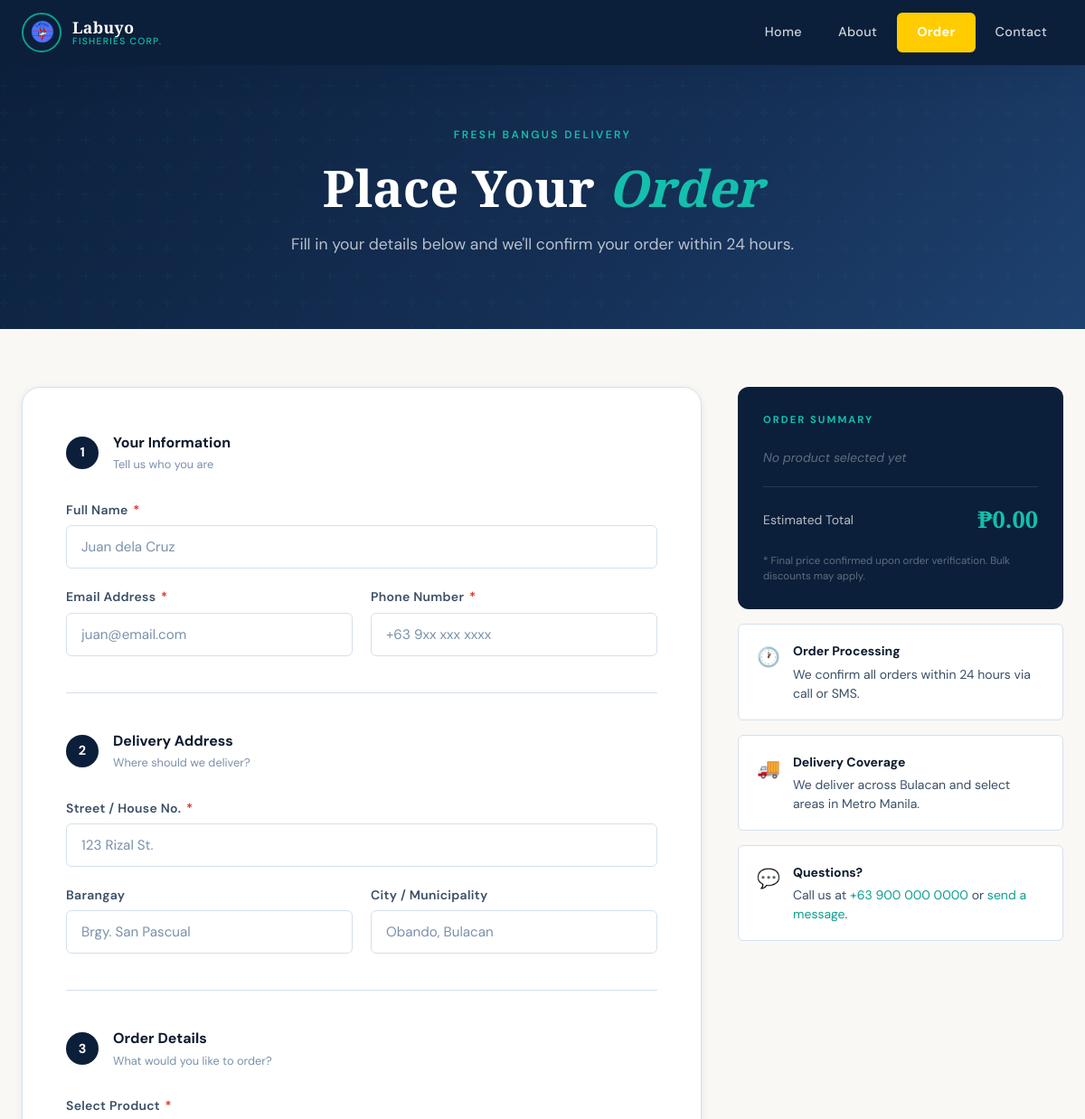
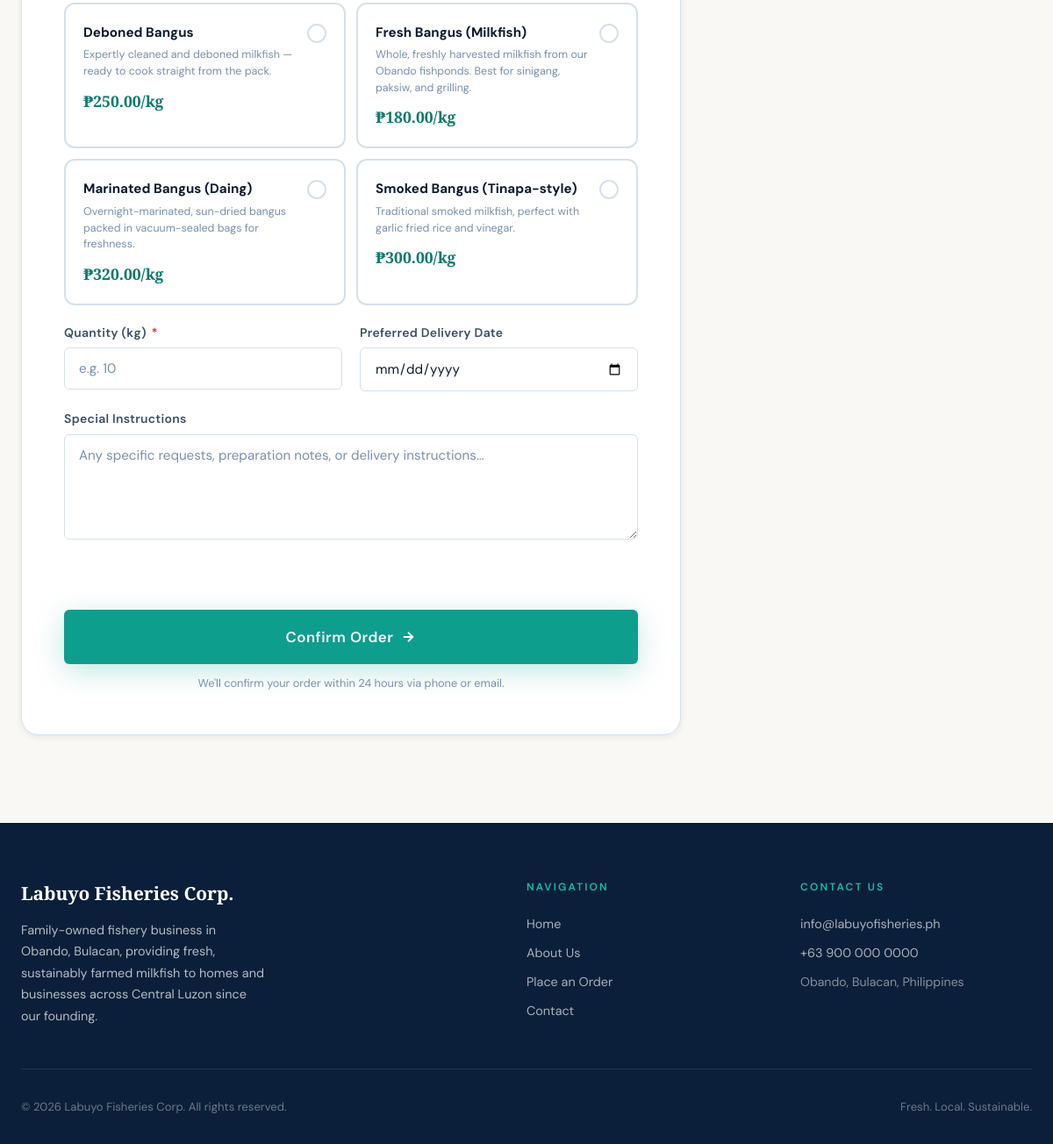
The app's page /order.php with its own data (2 pictures, top to bottom).
### tables this page shows
CREATE TABLE IF NOT EXISTS products (
    id            INT UNSIGNED    NOT NULL AUTO_INCREMENT,
    name          VARCHAR(120)    NOT NULL,
    description   TEXT            NULL,
    price_per_kg  DECIMAL(10, 2) NOT NULL DEFAULT 0.00,
    active        TINYINT(1)      NOT NULL DEFAULT 1
                    COMMENT '1 = shown in order form, 0 = hidden',
    created_at    TIMESTAMP       NOT NULL DEFAULT CURRENT_TIMESTAMP,
    updated_at    TIMESTAMP       NOT NULL DEFAULT CURRENT_TIMESTAMP
                    ON UPDATE CURRENT_TIMESTAMP,
    PRIMARY KEY (id)
);

### order.php (the view, shortened to what this page needs)
<?php
$successMsg = '';
$formData   = [
    'customer_name' => '',
    'email'         => '',
    'phone'         => '',
    'address'       => '',
    'barangay'      => '',
    'city'          => '',
    'product_id'    => '',
    'quantity_kg'   => '',
    'delivery_date' => '',
    'notes'         => '',
];
$products = [];
try {
    $pdo = getDB();
    $products = $pdo->query(
        'SELECT id, name, price_per_kg, description FROM products WHERE active = 1 ORDER BY name'
    )->fetchAll();
} catch (PDOException $e) {
    error_log('Order: load products: ' . $e->getMessage());
}
include __DIR__ . '/includes/header.php';
?>
<link rel="stylesheet" href="assets/order.css">
<link rel="stylesheet" href="style.css">
<div class="page-header">
    <div class="page-header-label">Fresh Bangus Delivery</div>
    <h1>Place Your <em style="color:var(--teal-light);font-style:italic;">Order</em></h1>
    <p>Fill in your details below and we'll confirm your order within 24 hours.</p>
</div>
<section class="order-section">
    <div class="container">
        <div class="order-layout">
            <div class="order-form-wrap">
                <?php if ($successMsg && is_array($successMsg)): ?>
                <div class="order-success">
                    <div class="order-success-icon">✓</div>
                    <h2 class="order-success-title">Order Placed!</h2>
                    <p class="order-success-sub">
                        Thank you, <strong><?= htmlspecialchars($successMsg['customer']) ?></strong>!
                        Your order has been received and we'll contact you shortly to confirm.
                    </p>
                    <div class="order-receipt">
                        <div class="order-receipt-row">
                            <span>Order Number</span>
                            <strong><?= htmlspecialchars($successMsg['order_num']) ?></strong>
                        </div>
                        <div class="order-receipt-row">
                            <span>Product</span>
                            <strong><?= htmlspecialchars($successMsg['product']) ?></strong>
                        </div>
                        <div class="order-receipt-row">
                            <span>Quantity</span>
                            <strong><?= $successMsg['qty'] ?> kg</strong>
                        </div>
                        <div class="order-receipt-row total">
                            <span>Total Amount</span>
                            <strong>₱<?= number_format($successMsg['total'], 2) ?></strong>
                        </div>
                    </div>
                    <a href="order.php" class="btn btn-primary btn-full" style="margin-top:24px;">
                        Place Another Order
                    </a>
                </div>
                <?php else: ?>
                <form method="POST" action="order.php" class="order-form" id="orderForm">
                    <div class="form-section">
                        <div class="form-section-header">
                            <div class="form-section-num">1</div>
                            <div>
                                <div class="form-section-title">Your Information</div>
                                <div class="form-section-sub">Tell us who you are</div>
                            </div>
                        </div>
                        <div class="form-fields">
                            <div class="form-group">
                                <label class="form-label" for="customer_name">
                                    Full Name <span class="req">*</span>
                                </label>
                                <input type="text" id="customer_name" name="customer_name"
                                       class="form-control"
                                       value="<?= htmlspecialchars($formData['customer_name']) ?>"
                                       placeholder="Juan dela Cruz"
                                       required maxlength="120">
                            </div>
                            <div class="form-row">
                                <div class="form-group">
                                    <label class="form-label" for="email">
                                        Email Address <span class="req">*</span>
                                    </label>
                                    <input type="email" id="email" name="email"
                                           class="form-control"
                                           value="<?= htmlspecialchars($formData['email']) ?>"
                                           placeholder="juan@email.com"
                                           required maxlength="180">
                                </div>
                                <div class="form-group">
                                    <label class="form-label" for="phone">
                                        Phone Number <span class="req">*</span>
                                    </label>
                                    <input type="tel" id="phone" name="phone"
                                           class="form-control"
                                           value="<?= htmlspecialchars($formData['phone']) ?>"
                                           placeholder="+63 9xx xxx xxxx"
                                           required maxlength="30">
                                </div>
                            </div>
                        </div>
                    </div>
                    <div class="form-section">
                        <div class="form-section-header">
                            <div class="form-section-num">2</div>
                            <div>
                                <div class="form-section-title">Delivery Address</div>
                                <div class="form-section-sub">Where should we deliver?</div>
                            </div>
                        </div>
                        <div class="form-fields">
                            <div class="form-group">
                                <label class="form-label" for="address">
                                    Street / House No. <span class="req">*</span>
                                </label>
                                <input type="text" id="address" name="address"
                                       class="form-control"
                                       value="<?= htmlspecialchars($formData['address']) ?>"
                                       placeholder="123 Rizal St."
                                       required maxlength="200">
                            </div>
                            <div class="form-row">
                                <div class="form-group">
                                    <label class="form-label" for="barangay">Barangay</label>
                                    <input type="text" id="barangay" name="barangay"
                                           class="form-control"
                                           value="<?= htmlspecialchars($formData['barangay']) ?>"
                                           placeholder="Brgy. San Pascual"
                                           maxlength="120">
                                </div>
                                <div class="form-group">
                                    <label class="form-label" for="city">City / Municipality</label>
                                    <input type="text" id="city" name="city"
                                           class="form-control"
                                           value="<?= htmlspecialchars($formData['city']) ?>"
                                           placeholder="Obando, Bulacan"
                                           maxlength="120">
                                </div>
                            </div>
                        </div>
                    </div>
                    <div class="form-section">
                        <div class="form-section-header">
                            <div class="form-section-num">3</div>
                            <div>
                                <div class="form-section-title">Order Details</div>
                                <div class="form-section-sub">What would you like to order?</div>
                            </div>
                        </div>
                        <div class="form-fields">
                            <div class="form-group">
                                <label class="form-label">
                                    Select Product <span class="req">*</span>
                                </label>
                                <div class="product-picker" id="productPicker">
                                    <?php if ($products): ?>
                                        <?php foreach ($products as $p): ?>
                                            <label class="product-option <?= (int)$formData['product_id'] === (int)$p['id'] ? 'selected' : '' ?>">
                                                <div class="product-option-inner">
                                                    <div class="product-option-name">
                                                        <?= htmlspecialchars($p['name']) ?>
                                                    </div>
                                                    <div class="product-option-desc">
                                                        <?= htmlspecialchars($p['description'] ?? '') ?>
                                                    </div>
                                                    <div class="product-option-price">
                                                        ₱<?= number_format($p['price_per_kg'], 2) ?>/kg
                                                    </div>
                                                </div>
                                                <div class="product-option-check">✓</div>
                                            </label>
                                        <?php endforeach; ?>
                                    <?php else: ?>
                                        <p style="color:var(--text-mid);padding:20px;text-align:center;">
                                            No products available at the moment.
                                        </p>
                                    <?php endif; ?>
                                </div>
                            </div>
                            <div class="form-row">
                                <div class="form-group">
                                    <label class="form-label" for="quantity_kg">
                                        Quantity (kg) <span class="req">*</span>
                                    </label>
                                    <input type="number" id="quantity_kg" name="quantity_kg"
                                           class="form-control"
                                           value="<?= htmlspecialchars($formData['quantity_kg']) ?>"
                                           placeholder="e.g. 10"
                                           min="1" step="0.5" required>
                                </div>
                                <div class="form-group">
                                    <label class="form-label" for="delivery_date">
                                        Preferred Delivery Date
                                    </label>
                                    <input type="date" id="delivery_date" name="delivery_date"
                                           class="form-control"
                                           value="<?= htmlspecialchars($formData['delivery_date']) ?>"
                                           min="<?= date('Y-m-d', strtotime('+1 day')) ?>">
                                </div>
                            </div>
                            <div class="form-group">
                                <label class="form-label" for="notes">Special Instructions</label>
                                <textarea id="notes" name="notes"
                                          class="form-control"
                                          placeholder="Any specific requests, preparation notes, or delivery instructions…"
                                          maxlength="1000"><?= htmlspecialchars($formData['notes']) ?></textarea>
                            </div>
                        </div>
                    </div>
                    <button type="submit" class="btn btn-primary btn-lg btn-full" id="submitBtn">
                        <span>Confirm Order</span>
                        <svg width="18" height="18" viewBox="0 0 24 24" fill="none"
                             stroke="currentColor" stroke-width="2.5">
                            <path d="M5 12h14M12 5l7 7-7 7"/>
                        </svg>
                    </button>
                    <p style="text-align:center;font-size:0.8rem;color:var(--text-light);margin-top:12px;">
                        We'll confirm your order within 24 hours via phone or email.
                    </p>
                </form>
                <?php endif; ?>
            </div>
            <div class="order-sidebar">
                <div class="order-summary-card" id="summaryCard">
                    <div class="summary-title">Order Summary</div>
                    <div class="summary-product" id="summaryProduct">
                    </div>
                    <div class="summary-divider"></div>
                    <div class="summary-total-row">
                        <span>Estimated Total</span>
                        <strong id="summaryTotal">₱0.00</strong>
                    </div>
                    <p class="summary-note">
                        * Final price confirmed upon order verification.
                        Bulk discounts may apply.
                    </p>
                </div>
                <div class="sidebar-info-card">
                    <div class="sidebar-info-icon">🕐</div>
                    <div>
                        <strong>Order Processing</strong>
                        <p>We confirm all orders within 24 hours via call or SMS.</p>
                    </div>
                </div>
                <div class="sidebar-info-card">
                    <div class="sidebar-info-icon">🚚</div>
                    <div>
                        <strong>Delivery Coverage</strong>
                        <p>We deliver across Bulacan and select areas in Metro Manila.</p>
                    </div>
                </div>
                <div class="sidebar-info-card">
                    <div class="sidebar-info-icon">💬</div>
                    <div>
                        <strong>Questions?</strong>
                        <p>Call us at <a href="tel:+639000000000" style="color:var(--teal);">+63 900 000 0000</a>
                           or <a href="contact.php" style="color:var(--teal);">send a message</a>.</p>
                    </div>
                </div>
            </div>
        </div>
    </div>
</section>
<?php include __DIR__ . '/includes/footer.php'; ?>

### records on screen
products: name "Deboned Bangus", description "Expertly cleaned and deboned milkfish — ready to cook straight from the pack.", price_per_kg "250.00"
products: name "Fresh Bangus (Milkfish)", description "Whole, freshly harvested milkfish from our Obando fishponds. Best for sinigang, paksiw, and grilling.", price_per_kg "180.00"
products: name "Marinated Bangus (Daing)", description "Overnight-marinated, sun-dried bangus packed in vacuum-sealed bags for freshness.", price_per_kg "320.00"
products: name "Smoked Bangus (Tinapa-style)", description "Traditional smoked milkfish, perfect with garlic fried rice and vinegar.", price_per_kg "300.00"

### other values on screen
$item['label'] "Home"
$item['label'] "About"
$item['label'] "Order"
$item['label'] "Contact"
